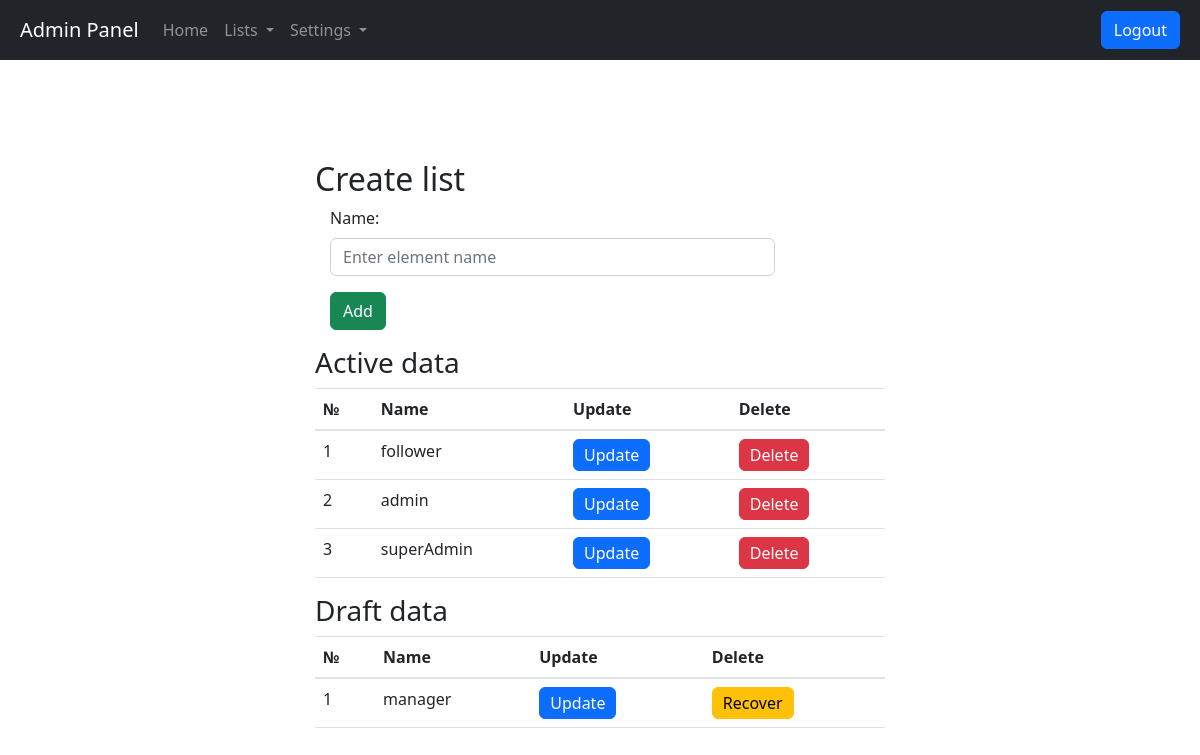
The app's page /admin/list-role.php (signed in) with its own data.
### tables this page shows
CREATE TABLE `category` (
  `id` int(11) NOT NULL,
  `parent_id` int(11) NOT NULL,
  `user_id` int(11) NOT NULL,
  `name` text NOT NULL,
  `order_id` int(11) NOT NULL DEFAULT '0',
  `url` varchar(255) NOT NULL,
  `date` timestamp NOT NULL DEFAULT CURRENT_TIMESTAMP,
  `status` varchar(20) NOT NULL DEFAULT 'active'
);

### admin/list-role.php (called while the page is built)
<?php
include_once "includes/list.php";

### admin/includes/list.php (the view, shortened to what this page needs)
<?php
include_once "header.php";
$conn_pdo = PDOPgSQL();
$url_full = basename($_SERVER['REQUEST_URI']);
$url_array = explode('?', $url_full);
$url = $url_array[0];
?>
<div class="d-flex justify-content-center" style="margin-top: 100px;">
    <div class="col-lg-6">
        <h2>Create list</h2>
        <form class="form-horizontal" method="post">
            <div class="form-group">
                <label class="control-label col-sm-2" for="name">Name:</label>
                <div class="col-sm-10">
                    <input type="text" class="form-control" id="name" placeholder="Enter element name" name="name">
                </div>
            </div>
            <div class="form-group">
                <div class="col-sm-offset-2 col-sm-10">
                    <button type="submit" class="btn btn-success">Add</button>
                </div>
            </div>
        </form>
        <h3>Active data</h3>
        <table class="table table-hover">
            <thead>
            <tr>
                <th>№</th>
                <th>Name</th>
                <th>Update</th>
                <th>Delete</th>
            </tr>
            </thead>
            <tbody>
			<?php
                $count = 0;
                $selectCategory = $conn_pdo->prepare("SELECT * FROM category WHERE url = :url and status = :status");
                $result = $selectCategory->execute([":url" => $url, ":status" => "active"]);
                while ($item = $selectCategory->fetch(PDO::FETCH_ASSOC)) {
			?>
            <tr>
                <td><?= ++$count ?></td>
                <td><?php echo $item['name']; ?></td>
                <td><button type="button" class="btn btn-primary" style="padding: 3px 10px"><a href="?edit=<?= $item['id'] ?>" class="nav-link">Update</a></button></td>
                <td><button type="button" class="btn btn-danger" style="padding: 3px 10px"><a href="?del=<?= $item['id'] ?>" class="nav-link">Delete</a></button></td>
            </tr>
            <?php } ?>
            </tbody>
        </table>
        <h3>Draft data</h3>
        <table class="table table-hover">
            <thead>
            <tr>
                <th>№</th>
                <th>Name</th>
                <th>Update</th>
                <th>Delete</th>
            </tr>
            </thead>
            <tbody>
		    <?php
		    $count = 0;
		    $selectCategory = $conn_pdo->prepare("SELECT * FROM category WHERE url = :url and status = :status");
		    $result = $selectCategory->execute([":url" => $url, ":status" => "del"]);
		    while ($item = $selectCategory->fetch(PDO::FETCH_ASSOC)) {
			    ?>
                <tr>
                    <td><?= ++$count ?></td>
                    <td><?php echo $item['name']; ?></td>
                    <td><button type="button" class="btn btn-primary" style="padding: 3px 10px"><a href="?edit=<?= $item['id'] ?>" class="nav-link">Update</a></button></td>
                    <td><button type="button" class="btn btn-warning" style="padding: 3px 10px"><a href="?rec=<?= $item['id'] ?>" class="nav-link">Recover</a></button></td>
                </tr>
		    <?php } ?>
            </tbody>
        </table>
    </div>
</div>
<?php include_once "footer.php" ?>

### records on screen
category: name "follower"
category: name "admin"
category: name "superAdmin"
category: name "manager"
